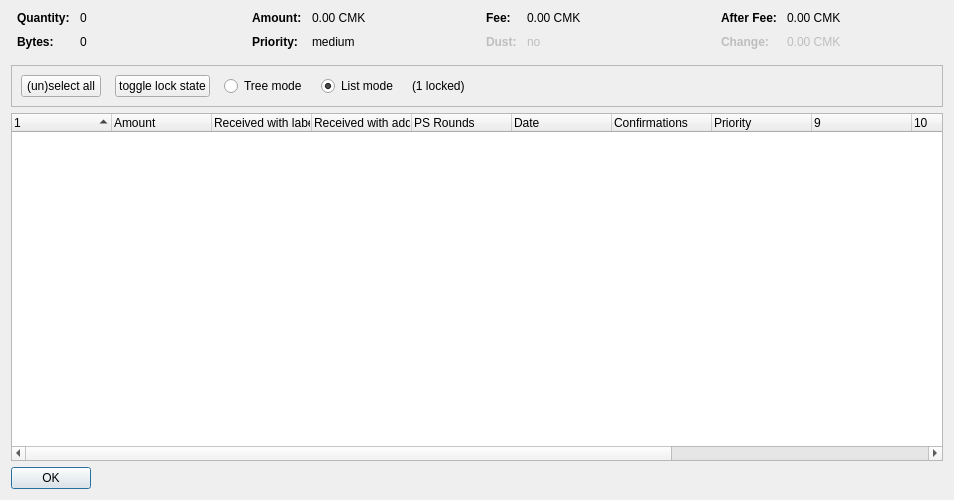
<?xml version="1.0" encoding="UTF-8"?>
<ui version="4.0">
 <class>CoinControlDialog</class>
 <widget class="QDialog" name="CoinControlDialog">
  <property name="geometry">
   <rect>
    <x>0</x>
    <y>0</y>
    <width>954</width>
    <height>500</height>
   </rect>
  </property>
  <property name="windowTitle">
   <string>Coin Selection</string>
  </property>
  <layout class="QVBoxLayout" name="verticalLayout">
   <item>
    <layout class="QHBoxLayout" name="horizontalLayoutTop" stretch="0,0,0,0">
     <property name="topMargin">
      <number>0</number>
     </property>
     <property name="bottomMargin">
      <number>10</number>
     </property>
     <item>
      <layout class="QFormLayout" name="formLayoutCoinControl1">
       <property name="horizontalSpacing">
        <number>10</number>
       </property>
       <property name="verticalSpacing">
        <number>10</number>
       </property>
       <property name="leftMargin">
        <number>6</number>
       </property>
       <property name="rightMargin">
        <number>6</number>
       </property>
       <item row="0" column="0">
        <widget class="QLabel" name="labelCoinControlQuantityText">
         <property name="font">
          <font>
           <weight>75</weight>
           <bold>true</bold>
          </font>
         </property>
         <property name="text">
          <string>Quantity:</string>
         </property>
        </widget>
       </item>
       <item row="0" column="1">
        <widget class="QLabel" name="labelCoinControlQuantity">
         <property name="cursor">
          <cursorShape>IBeamCursor</cursorShape>
         </property>
         <property name="contextMenuPolicy">
          <enum>Qt::ActionsContextMenu</enum>
         </property>
         <property name="text">
          <string notr="true">0</string>
         </property>
         <property name="textInteractionFlags">
          <set>Qt::LinksAccessibleByMouse|Qt::TextSelectableByKeyboard|Qt::TextSelectableByMouse</set>
         </property>
        </widget>
       </item>
       <item row="1" column="0">
        <widget class="QLabel" name="labelCoinControlBytesText">
         <property name="font">
          <font>
           <weight>75</weight>
           <bold>true</bold>
          </font>
         </property>
         <property name="text">
          <string>Bytes:</string>
         </property>
        </widget>
       </item>
       <item row="1" column="1">
        <widget class="QLabel" name="labelCoinControlBytes">
         <property name="cursor">
          <cursorShape>IBeamCursor</cursorShape>
         </property>
         <property name="contextMenuPolicy">
          <enum>Qt::ActionsContextMenu</enum>
         </property>
         <property name="text">
          <string notr="true">0</string>
         </property>
         <property name="textInteractionFlags">
          <set>Qt::LinksAccessibleByMouse|Qt::TextSelectableByKeyboard|Qt::TextSelectableByMouse</set>
         </property>
        </widget>
       </item>
      </layout>
     </item>
     <item>
      <layout class="QFormLayout" name="formLayoutCoinControl2">
       <property name="horizontalSpacing">
        <number>10</number>
       </property>
       <property name="verticalSpacing">
        <number>10</number>
       </property>
       <property name="leftMargin">
        <number>6</number>
       </property>
       <property name="rightMargin">
        <number>6</number>
       </property>
       <item row="0" column="0">
        <widget class="QLabel" name="labelCoinControlAmountText">
         <property name="font">
          <font>
           <weight>75</weight>
           <bold>true</bold>
          </font>
         </property>
         <property name="text">
          <string>Amount:</string>
         </property>
        </widget>
       </item>
       <item row="0" column="1">
        <widget class="QLabel" name="labelCoinControlAmount">
         <property name="cursor">
          <cursorShape>IBeamCursor</cursorShape>
         </property>
         <property name="contextMenuPolicy">
          <enum>Qt::ActionsContextMenu</enum>
         </property>
         <property name="text">
          <string notr="true">0.00 CMK</string>
         </property>
         <property name="textInteractionFlags">
          <set>Qt::LinksAccessibleByMouse|Qt::TextSelectableByKeyboard|Qt::TextSelectableByMouse</set>
         </property>
        </widget>
       </item>
       <item row="1" column="0">
        <widget class="QLabel" name="labelCoinControlPriorityText">
         <property name="font">
          <font>
           <weight>75</weight>
           <bold>true</bold>
          </font>
         </property>
         <property name="text">
          <string>Priority:</string>
         </property>
        </widget>
       </item>
       <item row="1" column="1">
        <widget class="QLabel" name="labelCoinControlPriority">
         <property name="cursor">
          <cursorShape>IBeamCursor</cursorShape>
         </property>
         <property name="contextMenuPolicy">
          <enum>Qt::ActionsContextMenu</enum>
         </property>
         <property name="text">
          <string>medium</string>
         </property>
         <property name="textInteractionFlags">
          <set>Qt::LinksAccessibleByMouse|Qt::TextSelectableByKeyboard|Qt::TextSelectableByMouse</set>
         </property>
        </widget>
       </item>
      </layout>
     </item>
     <item>
      <layout class="QFormLayout" name="formLayoutCoinControl3">
       <property name="horizontalSpacing">
        <number>10</number>
       </property>
       <property name="verticalSpacing">
        <number>10</number>
       </property>
       <property name="leftMargin">
        <number>6</number>
       </property>
       <property name="rightMargin">
        <number>6</number>
       </property>
       <item row="0" column="0">
        <widget class="QLabel" name="labelCoinControlFeeText">
         <property name="font">
          <font>
           <weight>75</weight>
           <bold>true</bold>
          </font>
         </property>
         <property name="text">
          <string>Fee:</string>
         </property>
        </widget>
       </item>
       <item row="0" column="1">
        <widget class="QLabel" name="labelCoinControlFee">
         <property name="cursor">
          <cursorShape>IBeamCursor</cursorShape>
         </property>
         <property name="contextMenuPolicy">
          <enum>Qt::ActionsContextMenu</enum>
         </property>
         <property name="text">
          <string notr="true">0.00 CMK</string>
         </property>
         <property name="textInteractionFlags">
          <set>Qt::LinksAccessibleByMouse|Qt::TextSelectableByKeyboard|Qt::TextSelectableByMouse</set>
         </property>
        </widget>
       </item>
       <item row="1" column="0">
        <widget class="QLabel" name="labelCoinControlLowOutputText">
         <property name="enabled">
          <bool>false</bool>
         </property>
         <property name="font">
          <font>
           <weight>75</weight>
           <bold>true</bold>
          </font>
         </property>
         <property name="text">
          <string>Dust:</string>
         </property>
        </widget>
       </item>
       <item row="1" column="1">
        <widget class="QLabel" name="labelCoinControlLowOutput">
         <property name="enabled">
          <bool>false</bool>
         </property>
         <property name="cursor">
          <cursorShape>IBeamCursor</cursorShape>
         </property>
         <property name="contextMenuPolicy">
          <enum>Qt::ActionsContextMenu</enum>
         </property>
         <property name="text">
          <string>no</string>
         </property>
         <property name="textInteractionFlags">
          <set>Qt::LinksAccessibleByMouse|Qt::TextSelectableByKeyboard|Qt::TextSelectableByMouse</set>
         </property>
        </widget>
       </item>
      </layout>
     </item>
     <item>
      <layout class="QFormLayout" name="formLayoutCoinControl4">
       <property name="horizontalSpacing">
        <number>10</number>
       </property>
       <property name="verticalSpacing">
        <number>10</number>
       </property>
       <property name="leftMargin">
        <number>6</number>
       </property>
       <property name="rightMargin">
        <number>6</number>
       </property>
       <item row="0" column="0">
        <widget class="QLabel" name="labelCoinControlAfterFeeText">
         <property name="font">
          <font>
           <weight>75</weight>
           <bold>true</bold>
          </font>
         </property>
         <property name="text">
          <string>After Fee:</string>
         </property>
        </widget>
       </item>
       <item row="0" column="1">
        <widget class="QLabel" name="labelCoinControlAfterFee">
         <property name="cursor">
          <cursorShape>IBeamCursor</cursorShape>
         </property>
         <property name="contextMenuPolicy">
          <enum>Qt::ActionsContextMenu</enum>
         </property>
         <property name="text">
          <string notr="true">0.00 CMK</string>
         </property>
         <property name="textInteractionFlags">
          <set>Qt::LinksAccessibleByMouse|Qt::TextSelectableByKeyboard|Qt::TextSelectableByMouse</set>
         </property>
        </widget>
       </item>
       <item row="1" column="0">
        <widget class="QLabel" name="labelCoinControlChangeText">
         <property name="enabled">
          <bool>false</bool>
         </property>
         <property name="font">
          <font>
           <weight>75</weight>
           <bold>true</bold>
          </font>
         </property>
         <property name="text">
          <string>Change:</string>
         </property>
        </widget>
       </item>
       <item row="1" column="1">
        <widget class="QLabel" name="labelCoinControlChange">
         <property name="enabled">
          <bool>false</bool>
         </property>
         <property name="cursor">
          <cursorShape>IBeamCursor</cursorShape>
         </property>
         <property name="contextMenuPolicy">
          <enum>Qt::ActionsContextMenu</enum>
         </property>
         <property name="text">
          <string notr="true">0.00 CMK</string>
         </property>
         <property name="textInteractionFlags">
          <set>Qt::LinksAccessibleByMouse|Qt::TextSelectableByKeyboard|Qt::TextSelectableByMouse</set>
         </property>
        </widget>
       </item>
      </layout>
     </item>
    </layout>
   </item>
   <item>
    <widget class="QFrame" name="frame">
     <property name="minimumSize">
      <size>
       <width>0</width>
       <height>40</height>
      </size>
     </property>
     <property name="frameShape">
      <enum>QFrame::StyledPanel</enum>
     </property>
     <property name="frameShadow">
      <enum>QFrame::Sunken</enum>
     </property>
     <layout class="QHBoxLayout" name="horizontalLayout">
      <item>
       <layout class="QHBoxLayout" name="horizontalLayoutPanel" stretch="0,0,0,0,0,0">
        <property name="spacing">
         <number>14</number>
        </property>
        <item>
         <widget class="QPushButton" name="pushButtonSelectAll">
          <property name="sizePolicy">
           <sizepolicy hsizetype="Maximum" vsizetype="Fixed">
            <horstretch>0</horstretch>
            <verstretch>0</verstretch>
           </sizepolicy>
          </property>
          <property name="text">
           <string>(un)select all</string>
          </property>
          <property name="autoDefault">
           <bool>false</bool>
          </property>
         </widget>
        </item>
        <item>
         <widget class="QPushButton" name="pushButtonToggleLock">
          <property name="sizePolicy">
           <sizepolicy hsizetype="Maximum" vsizetype="Fixed">
            <horstretch>0</horstretch>
            <verstretch>0</verstretch>
           </sizepolicy>
          </property>
          <property name="text">
           <string>toggle lock state</string>
          </property>
          <property name="autoDefault">
           <bool>false</bool>
          </property>
         </widget>
        </item>
        <item>
         <widget class="QRadioButton" name="radioTreeMode">
          <property name="sizePolicy">
           <sizepolicy hsizetype="Maximum" vsizetype="Fixed">
            <horstretch>0</horstretch>
            <verstretch>0</verstretch>
           </sizepolicy>
          </property>
          <property name="text">
           <string>Tree mode</string>
          </property>
         </widget>
        </item>
        <item>
         <widget class="QRadioButton" name="radioListMode">
          <property name="sizePolicy">
           <sizepolicy hsizetype="Maximum" vsizetype="Fixed">
            <horstretch>0</horstretch>
            <verstretch>0</verstretch>
           </sizepolicy>
          </property>
          <property name="text">
           <string>List mode</string>
          </property>
          <property name="checked">
           <bool>true</bool>
          </property>
         </widget>
        </item>
        <item>
         <widget class="QLabel" name="labelLocked">
          <property name="text">
           <string>(1 locked)</string>
          </property>
         </widget>
        </item>
        <item>
         <spacer name="horizontalSpacer">
          <property name="orientation">
           <enum>Qt::Horizontal</enum>
          </property>
          <property name="sizeHint" stdset="0">
           <size>
            <width>40</width>
            <height>20</height>
           </size>
          </property>
         </spacer>
        </item>
       </layout>
      </item>
     </layout>
    </widget>
   </item>
   <item>
    <widget class="CoinControlTreeWidget" name="treeWidget">
     <property name="contextMenuPolicy">
      <enum>Qt::CustomContextMenu</enum>
     </property>
     <property name="sortingEnabled">
      <bool>false</bool>
     </property>
     <property name="columnCount">
      <number>13</number>
     </property>
     <attribute name="headerShowSortIndicator" stdset="0">
      <bool>true</bool>
     </attribute>
     <attribute name="headerStretchLastSection">
      <bool>false</bool>
     </attribute>
     <column>
      <property name="text">
       <string/>
      </property>
     </column>
     <column>
      <property name="text">
       <string>Amount</string>
      </property>
     </column>
     <column>
      <property name="text">
       <string>Received with label</string>
      </property>
     </column>
     <column>
      <property name="text">
       <string>Received with address</string>
      </property>
     </column>
     <column>
      <property name="text">
       <string>PS Rounds</string>
      </property>
     </column>
     <column>
      <property name="text">
       <string>Date</string>
      </property>
     </column>
     <column>
      <property name="text">
       <string>Confirmations</string>
      </property>
      <property name="toolTip">
       <string>Confirmed</string>
      </property>
     </column>
     <column>
      <property name="text">
       <string>Priority</string>
      </property>
     </column>
     <column>
      <property name="text">
       <string/>
      </property>
     </column>
     <column>
      <property name="text">
       <string/>
      </property>
     </column>
     <column>
      <property name="text">
       <string/>
      </property>
     </column>
     <column>
      <property name="text">
       <string/>
      </property>
     </column>
     <column>
      <property name="text">
       <string/>
      </property>
     </column>
    </widget>
   </item>
   <item>
    <widget class="QDialogButtonBox" name="buttonBox">
     <property name="sizePolicy">
      <sizepolicy hsizetype="Maximum" vsizetype="Fixed">
       <horstretch>0</horstretch>
       <verstretch>0</verstretch>
      </sizepolicy>
     </property>
     <property name="orientation">
      <enum>Qt::Horizontal</enum>
     </property>
     <property name="standardButtons">
      <set>QDialogButtonBox::Ok</set>
     </property>
    </widget>
   </item>
  </layout>
 </widget>
 <customwidgets>
  <customwidget>
   <class>CoinControlTreeWidget</class>
   <extends>QTreeWidget</extends>
   <header>coincontroltreewidget.h</header>
  </customwidget>
 </customwidgets>
 <resources/>
 <connections/>
</ui>
